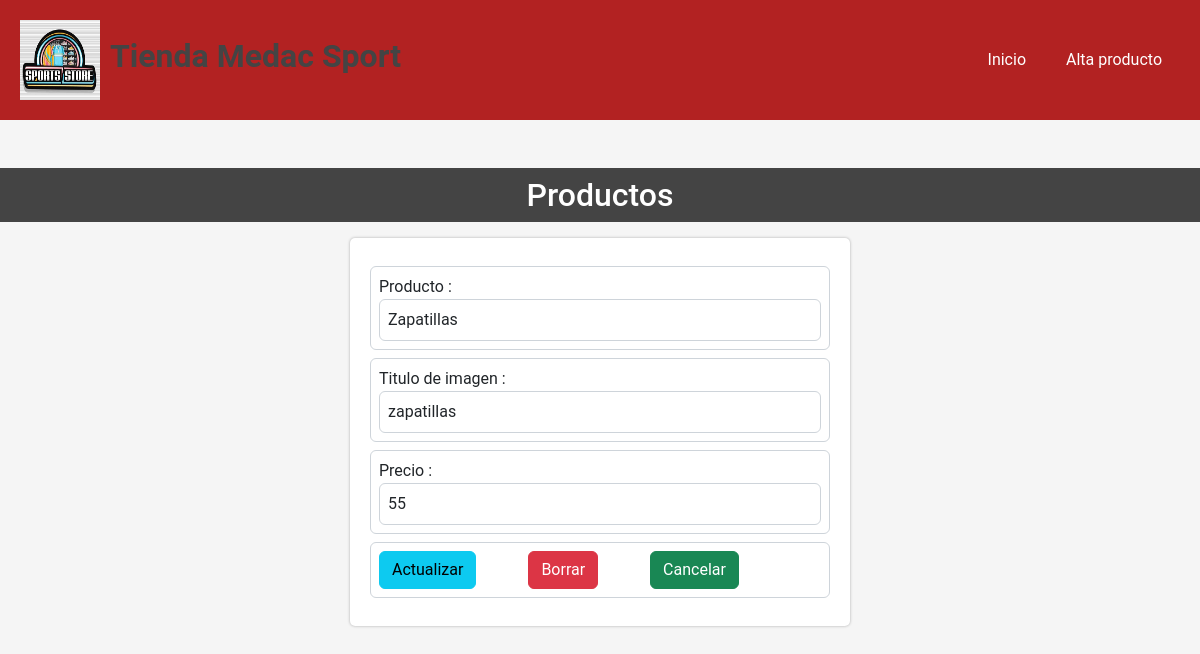
/mantenimiento/productos.php?idproducto=6 (signed in), run on the app's committed database.
### tables this page shows
CREATE TABLE `productos` (
  `idprod` int(11) NOT NULL,
  `nombreprod` varchar(250) NOT NULL,
  `imagenprod` varchar(250) NOT NULL,
  `precio` decimal(10,0) NOT NULL
);

### servicios/modelo/database.php (called while the page is built, shortened)
<?php
class Database{
    public function __construct(){
        try{
            $dsn = "mysql:host=localhost; dbname=carritocompra; charset=UTF8";
            $this->conexion = new PDO($dsn, "root", "");
        }
        catch(PDOException $e){
            echo "Error: ".$e->getMessage();
        }
    }
}

### servicios/modelo/productomodel.php (called while the page is built, shortened)
<?php
require_once("database.php");
class Productos extends Database
{
    public function consultaTodosProductos($datos)
    {
        try {
            extract($datos);
            if ($idproducto == 0) {
                $sql = "SELECT * FROM productos ORDER BY nombreprod ASC";
            } else {
                $sql = "SELECT * FROM productos WHERE idprod = $idproducto";
            }
            $stmt = $this->conexion->query($sql);
            if ($idproducto == 0) {
                $productos = $stmt->fetchAll(PDO::FETCH_ASSOC);
            } else {
                $productos = $stmt->fetch(PDO::FETCH_ASSOC);
            }
            return array('codigo' => '00', 'mensaje' => $productos);
        } catch (PDOException $e) {
            return array('codigo' => '99', 'mensaje' => 'Error: ' . $e->getMessage());
        }
    }
}

### mantenimiento/productos.php (the view, shortened to what this page needs)
<?php
include("../servicios/modelo/productomodel.php");
try {
    $producto = new Productos();
    $datos = compact('idproducto');
    $productos = $producto->consultaTodosProductos($datos);
    if (isset($_GET['idproducto'])) {
        $idproducto = $_GET['idproducto'];
        $datos = compact('idproducto');
        $productos = $producto->consultaTodosProductos($datos);
    }
} catch (Exception $e) {
    $mensajes = $e->getMessage();
}
?>
<!DOCTYPE html>
<html lang="en">
<head>
    <link rel="stylesheet" href="https://cdn.jsdelivr.net/npm/bootstrap@5.2.3/dist/css/bootstrap.min.css" />
    <link rel="stylesheet" href="../css/style.css" />
</head>
<body>
    <header class="header">
        <div class="header-top">
            <img src="../img/tiendalogo.jpg" alt="logo" class="logo" width="50px" height="50px" />
            <h1>Tienda Medac Sport</h1>
        </div>
        <nav>
            <a href="mantenimiento.php">Inicio</a>
            <a href="altaproducto.php">Alta producto</a>
        </nav>
    </header>
    <h2>Productos</h2>
    <div class="contenedor">
        <?php if (!isset($_GET['idproducto'])) : ?>
            <table id='productos' class="tabla">
                <thead>
                    <tr>
                        <th>Id</th>
                        <th>Producto</th>
                        <th>Titulo de imagen</th>
                        <th>Precio €</th>
                        <th>Editar</th>
                    </tr>
                </thead>
                <tbody>
                    <?php foreach ($productos['mensaje'] as $producto) : ?>
                        <tr>
                            <td><?php echo $producto['idprod']; ?></td>
                            <td><?php echo $producto['nombreprod']; ?></td>
                            <td><?php echo $producto['imagenprod']; ?></td>
                            <td><?php echo $producto['precio']; ?></td>
                            <td><a href="productos.php?idproducto=<?php echo $producto['idprod']; ?>">Editar</a></td>
                        </tr>
                    <?php endforeach; ?>
                </tbody>
            </table>
        <?php else : ?>
            <form action="#" method="post" class="form">
                <div class="form-control p-2 mt-2">
                    <label for="nombreprod">Producto :</label>
                    <input type="text" name="nombreprod" id="nombreprod" value="<?php echo $productos['mensaje']['nombreprod'] ?? null; ?>" class="form-control">
                </div>
                <div class="form-control p-2 mt-2">
                    <label for="imagenprod">Titulo de imagen :</label>
                    <input type="text" name="imagenprod" id="imagenprod" value="<?php echo $productos['mensaje']['imagenprod'] ?? null; ?>" class="form-control">
                </div>
                <div class="form-control p-2 mt-2">
                    <label for="precio">Precio :</label>
                    <input type="number" name="precio" id="precio" value="<?php echo $productos['mensaje']['precio'] ?? null; ?>" class="form-control">
                </div>
                <div class="form-control p-2 mt-2">
                    <button type="submit" name="actualizar" class=" btn btn-info me-5">Actualizar</button>
                    <button type="submit" name="baja" class=" btn btn-danger me-5">Borrar</button>
                    <a href="productos.php" class="btn btn-success">Cancelar</a>
                </div>
            </form>
        <?php endif; ?>
    </div>
</body>
</html>

### css/style.css (style rules this page uses)
* { margin: 0; padding: 0; box-sizing: border-box; }
body { font-family: 'Roboto', sans-serif; background-color: #f5f5f5; user-select: none; }
.header { width: 100%; display: flex; justify-content: space-between; align-items: center; padding: 20px; background-color: firebrick; margin-bottom: 3rem; }
.header .header-top { display: flex; justify-content: center; align-items: center; }
.header .header-top h1 { color: #444; font-size: 2rem; font-weight: bold; }
.header .header-top img { width: 80px; height: 80px; margin-right: 10px; }
.header nav a { color: #fff; text-decoration: none; margin: 0 10px; cursor: pointer; }
.form { width: 100%; max-width: 500px; margin: 0 auto; padding: 20px; background-color: #fff; border-radius: 5px; box-shadow: 0 0 3px rgba(0,0,0,0.3); }
.contenedor { width: 100%; margin:0 auto; }
h2 { text-align: center; color: #fff; background-color: #444; padding: 0.5rem; margin-bottom: 1rem; }
.form { width: 100%; max-width: 500px; margin-bottom: 2rem; padding: 20px; background-color: #fff; border-radius: 5px; box-shadow: 0 0 3px rgba(0,0,0,0.3); }
.form input { width: 100%; padding: 0.5rem; }
a { color: #000; text-decoration: none; padding: 0.5rem; border-radius: 5px; }

### data on the page
productos: nombreprod "Zapatillas", imagenprod "zapatillas", precio "55"
